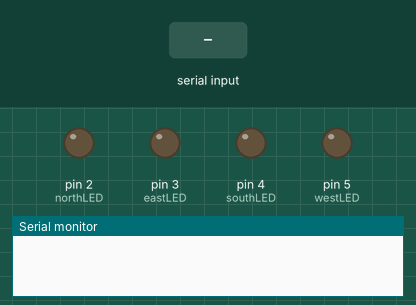
The sketch below on a simulated Arduino Uno, built with avr-gcc and run on an emulated ATmega328P. Parts: output pins drawn as LEDs (lit = HIGH), the last lines printed to the serial monitor. Inputs (shaded band) come from the test bench.

Above: at 1.2 s.
1.3 s: "N\n" received over Serial
At 2.2 s:
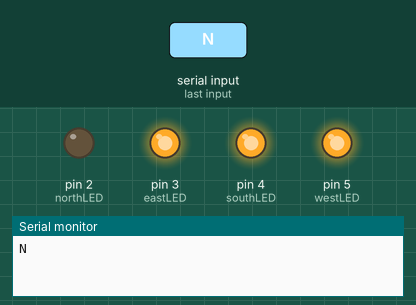
2.8 s: "E\n" received over Serial
At 3.4 s:
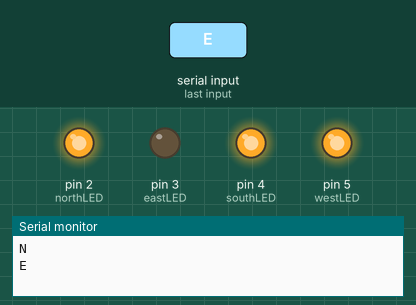
4.3 s: "S\n" received over Serial
At 5.5 s:
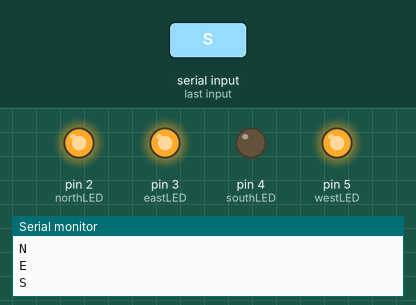
5.8 s: "W\n" received over Serial
At 6.9 s:
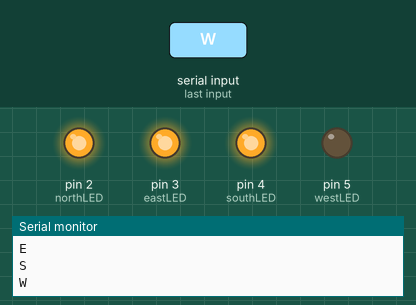
7.3 s: "NE\n" received over Serial
At 8.0 s:
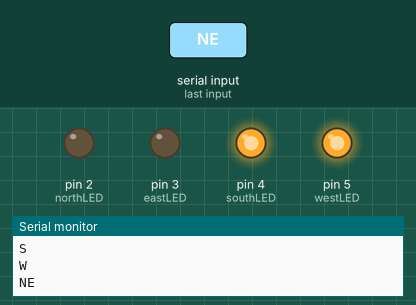
8.8 s: "NW\n" received over Serial
At 9.2 s:
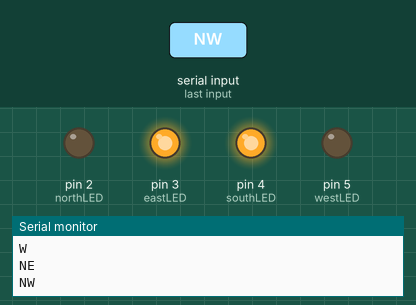
Timing chart, 0 to 11.3 s (numbered marks = the images above; inputs shaded):
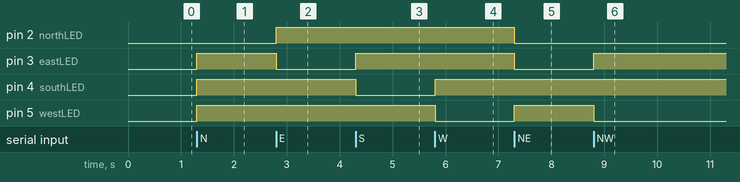

The sketch:

iss_arduino_output.ino
```cpp
// ISS Compass LED pins
int northLED = 2;
int eastLED  = 3;
int southLED = 4;
int westLED  = 5;


// Setup runs once when Arduino starts
void setup() {

  pinMode(northLED, OUTPUT);
  pinMode(eastLED, OUTPUT);
  pinMode(southLED, OUTPUT);
  pinMode(westLED, OUTPUT);

  Serial.begin(9600);
}


// Turn every LED off
void allOff() {

  digitalWrite(northLED, HIGH);
  digitalWrite(eastLED, HIGH);
  digitalWrite(southLED, HIGH);
  digitalWrite(westLED, HIGH);
}


void loop() {

  if (Serial.available() > 0) {

    // Read direction sent by Python
    String direction = Serial.readStringUntil('\n');

    // Remove spaces/new line problems
    direction.trim();

    // Turn everything off before showing new direction
    allOff();


    // North
    if (direction == "N") {
      digitalWrite(northLED, LOW);
    }

    // East
    else if (direction == "E") {
      digitalWrite(eastLED, LOW);
    }

    // South
    else if (direction == "S") {
      digitalWrite(southLED, LOW);
    }

    // West
    else if (direction == "W") {
      digitalWrite(westLED, LOW);
    }


    // North-East
    else if (direction == "NE") {
      digitalWrite(northLED, LOW);
      digitalWrite(eastLED, LOW);
    }


    // North-West
    else if (direction == "NW") {
      digitalWrite(northLED, LOW);
      digitalWrite(westLED, LOW);
    }


    // South-East
    else if (direction == "SE") {
      digitalWrite(southLED, LOW);
      digitalWrite(eastLED, LOW);
    }


    // South-West
    else if (direction == "SW") {
      digitalWrite(southLED, LOW);
      digitalWrite(westLED, LOW);
    }


    // Send received direction back for testing
    Serial.println(direction);
  }
}
```

Measured:
- after the input at 1.3 s, pin 3 (eastLED), pin 4 (southLED), pin 5 (westLED): LOW → HIGH at once
- after the input at 2.8 s, pin 2 (northLED): LOW → HIGH at once; pin 3 (eastLED): HIGH → LOW at once
- after the input at 4.3 s, pin 3 (eastLED): LOW → HIGH at once; pin 4 (southLED): HIGH → LOW at once
- after the input at 5.8 s, pin 4 (southLED): LOW → HIGH at once; pin 5 (westLED): HIGH → LOW at once
- after the input at 7.3 s, pin 2 (northLED), pin 3 (eastLED): HIGH → LOW at once; pin 5 (westLED): LOW → HIGH at once
- after the input at 8.8 s, pin 3 (eastLED): LOW → HIGH at once; pin 5 (westLED): HIGH → LOW at once
